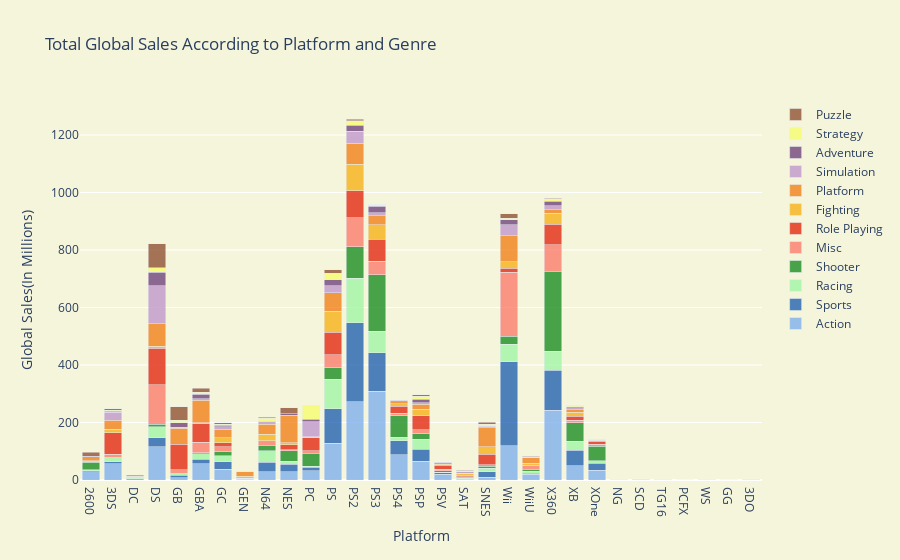

Notebook code for this chart:
### Markdown cell above
Seeing if there is any relationship with genres and global sales. The graph below shows the total global_sales according to genre and their platforms.

### Code cell
bar1 = go.Bar(
    x=xaction.groupby("Platform")["Global_Sales"].sum().index,
    y=xaction.groupby("Platform")["Global_Sales"].sum().values,
    opacity=0.75,
    name = "Action",
    marker=dict(color="rgb(119,172,238)"))
bar2 = go.Bar(
    x=xsports.groupby("Platform")["Global_Sales"].sum().index,
    y=xsports.groupby("Platform")["Global_Sales"].sum().values,
    opacity=0.75,
    name = "Sports",
    marker=dict(color='rgb(21,90,174)'))
bar3 = go.Bar(
    x=xrace.groupby("Platform")["Global_Sales"].sum().index,
    y=xrace.groupby("Platform")["Global_Sales"].sum().values,
    opacity=0.75,
    name = "Racing",
    marker=dict(color="rgb(156,245,163)"))
bar4 = go.Bar(
    x=xshooter.groupby("Platform")["Global_Sales"].sum().index,
    y=xshooter.groupby("Platform")["Global_Sales"].sum().values,
    opacity=0.75,
    name = "Shooter",
    marker=dict(color="rgb(14,135,23)"))
bar5 = go.Bar(
    x=xmisc.groupby("Platform")["Global_Sales"].sum().index,
    y=xmisc.groupby("Platform")["Global_Sales"].sum().values,
    opacity=0.75,
    name = "Misc",
    marker=dict(color='rgb(252,118,103)'))
bar6 = go.Bar(
    x=xrole.groupby("Platform")["Global_Sales"].sum().index,
    y=xrole.groupby("Platform")["Global_Sales"].sum().values,
    opacity=0.75,
    name = "Role Playing",
    marker=dict(color="rgb(226,28,5)"))
bar7 = go.Bar(
    x=xfight.groupby("Platform")["Global_Sales"].sum().index,
    y=xfight.groupby("Platform")["Global_Sales"].sum().values,
    opacity=0.75,
    name = "Fighting",
    marker=dict(color="rgb(247,173,13)"))
bar8 = go.Bar(
    x=xplatform.groupby("Platform")["Global_Sales"].sum().index,
    y=xplatform.groupby("Platform")["Global_Sales"].sum().values,
    opacity=0.75,
    name = "Platform",
    marker=dict(color="rgb(242,122,13)"))
bar9 = go.Bar(
    x=xsimulation.groupby("Platform")["Global_Sales"].sum().index,
    y=xsimulation.groupby("Platform")["Global_Sales"].sum().values,
    opacity=0.75,
    name = "Simulation",
    marker=dict(color="rgb(188,145,202)"))
bar10 = go.Bar(
    x=xadventure.groupby("Platform")["Global_Sales"].sum().index,
    y=xadventure.groupby("Platform")["Global_Sales"].sum().values,
    opacity=0.75,
    name = "Adventure",
    marker=dict(color='rgb(104,57,119)'))
bar11 = go.Bar(
    x=xstrategy.groupby("Platform")["Global_Sales"].sum().index,
    y=xstrategy.groupby("Platform")["Global_Sales"].sum().values,
    opacity=0.75,
    name = "Strategy",
    marker=dict(color='rgb(245,253,104)'))
bar12 = go.Bar(
    x=xpuzzle.groupby("Platform")["Global_Sales"].sum().index,
    y=xpuzzle.groupby("Platform")["Global_Sales"].sum().values,
    opacity=0.75,
    name = "Puzzle",
    marker=dict(color='rgb(138,72,40)'))

data = [bar1, bar2,bar3,bar4,bar5,bar6,bar7,bar8,bar9,bar10,bar11,bar12]
layout = go.Layout(barmode='stack',
                   title='Total Global Sales According to Platform and Genre',
                   xaxis=dict(title='Platform'),
                   yaxis=dict( title='Global Sales(In Millions)'),
                   paper_bgcolor='beige',
                   plot_bgcolor='beige'
)
fig = go.Figure(data=data, layout=layout)
iplot(fig)

### Figure 1 — Plotly figure (JSON) as saved in the notebook; plotly's stock layout.template omitted (floating-point values rounded to 4 significant figures)
{"data": [{"marker": {"color": "rgb(119,172,238)"}, "name": "Action", "opacity": 0.75, "type": "bar", "x": ["2600", "3DS", "DC", "DS", "GB", "GBA", "GC", "GEN", "N64", "NES", "PC", "PS", "PS2", "PS3", "PS4", "PSP", "PSV", "SAT", "SNES", "Wii", "WiiU", "X360", "XB", "XOne"], "y": [29.34, 57.02, 1.26, 115.6, 7.92, 55.76, 37.84, 2.74, 29.58, 28.75, 31.53, 127.0, 272.8, 307.9, 87.06, 64.72, 20.01, 0.65, 10.08, 118.6, 19.35, 242.7, 49.28, 33.79]}, {"marker": {"color": "rgb(21,90,174)"}, "name": "Sports", "opacity": 0.75, "type": "bar", "x": ["2600", "3DS", "DC", "DS", "GB", "GBA", "GC", "GEN", "N64", "NES", "NG", "PC", "PS", "PS2", "PS3", "PS4", "PSP", "PSV", "SAT", "SNES", "Wii", "WiiU", "X360", "XB", "XOne"], "y": [3.43, 6.2, 3.66, 31.83, 9.05, 16.41, 25.49, 3.2, 32.8, 26.85, 0.02, 12.01, 121.0, 273.4, 135.6, 50.07, 41.69, 4.88, 2.79, 17.87, 292.1, 3.32, 139.1, 54.27, 23.97]}, {"marker": {"color": "rgb(156,245,163)"}, "name": "Racing", "opacity": 0.75, "type": "bar", "x": ["2600", "3DS", "DC", "DS", "GB", "GBA", "GC", "GEN", "N64", "NES", "PC", "PS", "PS2", "PS3", "PS4", "PSP", "PSV", "SAT", "SCD", "SNES", "Wii", "WiiU", "X360", "XB", "XOne"], "y": [2.91, 14.49, 2.65, 38.64, 4.55, 18.8, 21.89, 0.26, 40.09, 9.78, 4.06, 103.2, 156.3, 73.95, 11.53, 34.73, 2.95, 2.4, 0.07, 13.49, 61.28, 7.77, 65.99, 31.49, 8.8]}, {"marker": {"color": "rgb(14,135,23)"}, "name": "Shooter", "opacity": 0.75, "type": "bar", "x": ["2600", "3DS", "DC", "DS", "GB", "GBA", "GC", "GEN", "N64", "NES", "PC", "PS", "PS2", "PS3", "PS4", "PSP", "PSV", "SAT", "SNES", "TG16", "Wii", "WiiU", "X360", "XB", "XOne"], "y": [26.48, 1.29, 0.33, 8.2, 1.2, 3.6, 13.63, 0.13, 19.27, 35.62, 45.32, 39.31, 108.6, 196.0, 75.32, 19.77, 4.57, 3.98, 6.07, 0.02, 28.77, 6.17, 278.5, 63.55, 51.61]}, {"marker": {"color": "rgb(252,118,103)"}, "name": "Misc", "opacity": 0.75, "type": "bar", "x": ["2600", "3DS", "DS", "GB", "GBA", "GC", "GEN", "N64", "NES", "PC", "PS", "PS2", "PS3", "PS4", "PSP", "PSV", "SAT", "SCD", "SNES", "Wii", "WiiU", "X360", "XB", "XOne"], "y": [3.58, 10.48, 137.8, 13.35, 36.25, 16.73, 0.03, 11.19, 3.59, 8.56, 44.9, 101.1, 47.85, 7.4, 13.96, 5.18, 1.2, 0.1, 5.02, 221.1, 12.23, 91.96, 9.58, 6.86]}, {"marker": {"color": "rgb(226,28,5)"}, "name": "Role Playing", "opacity": 0.75, "type": "bar", "x": ["3DS", "DC", "DS", "GB", "GBA", "GC", "GEN", "N64", "NES", "PC", "PCFX", "PS", "PS2", "PS3", "PS4", "PSP", "PSV", "SAT", "SCD", "SNES", "WS", "Wii", "WiiU", "X360", "XB", "XOne"], "y": [75.74, 0.68, 126.9, 88.24, 64.21, 13.15, 0.27, 3.36, 18.78, 47.78, 0.03, 78.3, 93.5, 75.3, 25.77, 49.05, 13.39, 3.76, 0.06, 36.43, 1.22, 14.06, 2.47, 71.98, 13.51, 9.48]}, {"marker": {"color": "rgb(247,173,13)"}, "name": "Fighting", "opacity": 0.75, "type": "bar", "x": ["2600", "3DS", "DC", "DS", "GBA", "GC", "GEN", "N64", "NES", "NG", "PC", "PS", "PS2", "PS3", "PS4", "PSP", "PSV", "SAT", "SNES", "Wii", "WiiU", "X360", "XB", "XOne"], "y": [1.24, 10.46, 1.83, 7.2, 4.21, 18.43, 5.9, 22.08, 6.54, 1.42, 0.27, 72.68, 92.6, 51.7, 8.04, 21.97, 3.15, 8.52, 26.95, 23.86, 6.36, 37.64, 13.55, 2.31]}, {"marker": {"color": "rgb(242,122,13)"}, "name": "Platform", "opacity": 0.75, "type": "bar", "x": ["2600", "3DS", "DC", "DS", "GB", "GBA", "GC", "GEN", "GG", "N64", "NES", "PC", "PS", "PS2", "PS3", "PS4", "PSP", "PSV", "SAT", "SCD", "SNES", "Wii", "WiiU", "X360", "XB", "XOne"], "y": [13.27, 32.23, 2.54, 77.45, 54.91, 78.3, 28.66, 15.45, 0.04, 36.13, 95.78, 0.49, 64.21, 72.51, 30.33, 7.01, 17.28, 3.03, 0.76, 1.5, 65.65, 90.74, 21.24, 11.39, 9.66, 0.81]}, {"marker": {"color": "rgb(188,145,202)"}, "name": "Simulation", "opacity": 0.75, "type": "bar", "x": ["2600", "3DO", "3DS", "DC", "DS", "GB", "GBA", "GC", "N64", "PC", "PS", "PS2", "PS3", "PS4", "PSP", "PSV", "SAT", "SNES", "Wii", "WiiU", "X360", "XB", "XOne"], "y": [0.45, 0.02, 27.08, 0.52, 132.0, 3.55, 5.91, 8.59, 10.19, 51.91, 25.33, 42.66, 10.79, 0.77, 6.28, 0.08, 1.13, 5.63, 36.97, 0.21, 14.45, 7.11, 0.54]}, {"marker": {"color": "rgb(104,57,119)"}, "name": "Adventure", "opacity": 0.75, "type": "bar", "x": ["2600", "3DO", "3DS", "DC", "DS", "GB", "GBA", "GC", "GEN", "N64", "NES", "PC", "PS", "PS2", "PS3", "PS4", "PSP", "PSV", "SAT", "SNES", "TG16", "Wii", "WiiU", "X360", "XB", "XOne"], "y": [1.7, 0.06, 4.81, 2.5, 47.29, 17.16, 14.68, 5.93, 0.19, 0.45, 4.38, 10.09, 20.97, 21.16, 22.9, 4.7, 10.69, 4.18, 4.16, 1.5, 0.14, 18.43, 0.17, 15.23, 3.06, 2.51]}, {"marker": {"color": "rgb(245,253,104)"}, "name": "Strategy", "opacity": 0.75, "type": "bar", "x": ["3DS", "DS", "GB", "GBA", "GC", "GEN", "N64", "PC", "PS", "PS2", "PS3", "PS4", "PSP", "PSV", "SAT", "SCD", "SNES", "WS", "Wii", "WiiU", "X360", "XB", "XOne"], "y": [2.09, 15.39, 8.05, 7.45, 4.32, 0.19, 10.33, 45.88, 21.67, 15.15, 4.94, 0.41, 10.62, 0.31, 3.24, 0.14, 4.98, 0.2, 5.23, 1.24, 10.13, 2.78, 0.38]}, {"marker": {"color": "rgb(138,72,40)"}, "name": "Puzzle", "opacity": 0.75, "type": "bar", "x": ["2600", "3DO", "3DS", "DS", "GB", "GBA", "GC", "N64", "NES", "PC", "PS", "PS2", "PS3", "PS4", "PSP", "PSV", "SAT", "SNES", "Wii", "WiiU", "X360", "XB"], "y": [14.68, 0.02, 5.57, 84.29, 47.47, 12.92, 4.7, 3.41, 21.0, 0.92, 12.08, 5.9, 0.6, 0.02, 5.52, 0.2, 1, 6.38, 15.67, 1.33, 0.85, 0.42]}], "layout": {"barmode": "stack", "paper_bgcolor": "beige", "plot_bgcolor": "beige", "title": {"text": "Total Global Sales According to Platform and Genre"}, "xaxis": {"title": {"text": "Platform"}}, "yaxis": {"title": {"text": "Global Sales(In Millions)"}}}}
